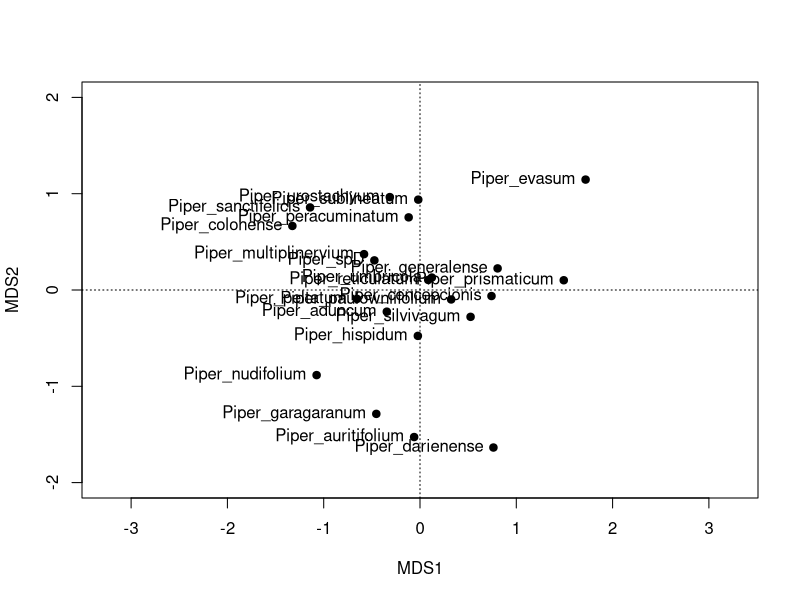

Source code (R): (Note: this script raises an error after producing the figure.)
# Multivariate analyses of Piper VOCs
library(vegan)
library(fpc)
library(cluster)

#Import data
df<-read.csv("Piper_ripefruit_allVOCmeans.csv", row.names = 'Species')
row.names(df)
y<-df
dim(y)

#MDS analysis
mds<-capscale(y~1, distance = "bray")
summary(mds)

sink("Results_VOC_MDS.txt")
print(summary(mds))
sink()

mds.scores<-scores(mds, choices=c(1:21), display=c("wa"), scaling=2)
write.csv(mds.scores, file = "Piper_MDSscores.csv")

#Plot
plot(mds,display='sites',type='none', xlim = c(-2,2), ylim = c(-2,2),choices=c(1,2))
points(mds,choices=c(3,4),'sites',pch=19 ,cex=1)
text(mds, labels = row.names(df),cex = 1,pos=2, choices=c(3,4))

#add vectors
ef15<-envfit(pcoa,y,permu=1000,choices=c(1:5))
ef15$vectors
plot(ef15,col='blue', p.max=.001, cex = 0.8, choices=c(3,4))

options(max.print=999999)

sink("Vectors_VOC_MDS.txt")
print(ef15)
sink()

#calculating Shannon diversity index for VOCs
div <- diversity(df, index="shannon")
write.csv(div, file = "VOC_shannon.csv")
